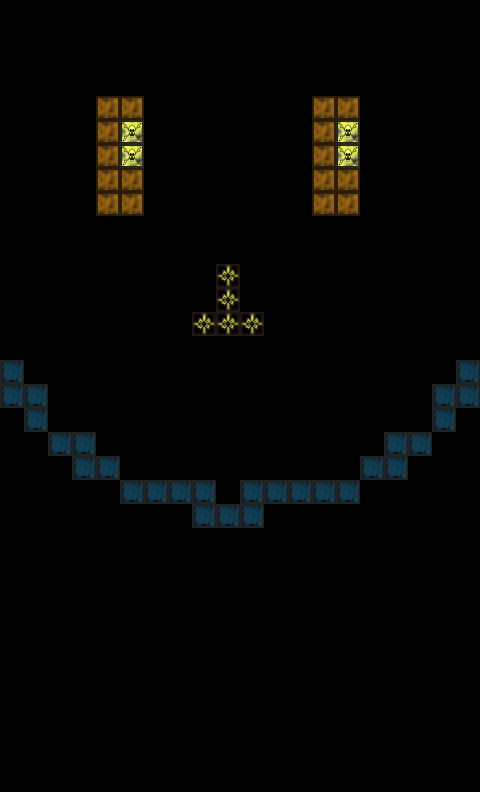

This is a level from a 2D game, rendered from its Tiled map with the project's own tilesets. A one-line summary and the map file follow, with tile-layer data summarised:
An orthogonal 20x33 tile map with 24x24 px tiles, 1 tile layer (Graphics) and 53 objects.

<map version="1.0" orientation="orthogonal" renderorder="right-down" width="20" height="33" tilewidth="24" tileheight="24" nextobjectid="182">
 <tileset firstgid="1" name="bricks" tilewidth="24" tileheight="24" tilecount="16" columns="16">
  <image source="../Bricks/new_basic/basic_bricks.png" width="384" height="24" />
 </tileset>
 <layer name="Graphics" width="20" height="33">
  <data>[660 cells, 53 non-empty, 4 distinct tile ids]</data>
 </layer>
 <objectgroup name="powerups">
  <object id="177" x="192" y="312" width="24" height="24" />
  <object id="178" x="216" y="312" width="24" height="24" />
  <object id="179" x="240" y="312" width="24" height="24" />
  <object id="180" x="216" y="288" width="24" height="24" />
  <object id="181" x="216" y="264" width="24" height="24" />
 </objectgroup>
 <objectgroup name="d5" />
 <objectgroup name="d4" />
 <objectgroup name="d3" />
 <objectgroup name="d2" />
 <objectgroup name="d1">
  <object id="122" x="0" y="360" width="24" height="24" />
  <object id="124" x="0" y="384" width="24" height="24" />
  <object id="125" x="24" y="384" width="24" height="24" />
  <object id="126" x="24" y="408" width="24" height="24" />
  <object id="127" x="48" y="432" width="24" height="24" />
  <object id="128" x="72" y="432" width="24" height="24" />
  <object id="129" x="72" y="456" width="24" height="24" />
  <object id="130" x="96" y="456" width="24" height="24" />
  <object id="131" x="120" y="480" width="24" height="24" />
  <object id="132" x="144" y="480" width="24" height="24" />
  <object id="133" x="168" y="480" width="24" height="24" />
  <object id="134" x="192" y="480" width="24" height="24" />
  <object id="135" x="192" y="504" width="24" height="24" />
  <object id="136" x="216" y="504" width="24" height="24" />
  <object id="137" x="240" y="504" width="24" height="24" />
  <object id="138" x="240" y="480" width="24" height="24" />
  <object id="139" x="264" y="480" width="24" height="24" />
  <object id="140" x="288" y="480" width="24" height="24" />
  <object id="141" x="312" y="480" width="24" height="24" />
  <object id="144" x="336" y="480" width="24" height="24" />
  <object id="145" x="360" y="456" width="24" height="24" />
  <object id="146" x="384" y="456" width="24" height="24" />
  <object id="147" x="384" y="432" width="24" height="24" />
  <object id="150" x="408" y="432" width="24" height="24" />
  <object id="151" x="432" y="408" width="24" height="24" />
  <object id="152" x="432" y="384" width="24" height="24" />
  <object id="153" x="456" y="384" width="24" height="24" />
  <object id="154" x="456" y="360" width="24" height="24" />
  <object id="155" x="120" y="96" width="24" height="24" />
  <object id="156" x="96" y="96" width="24" height="24" />
  <object id="157" x="96" y="120" width="24" height="24" />
  <object id="158" x="96" y="144" width="24" height="24" />
  <object id="159" x="96" y="168" width="24" height="24" />
  <object id="160" x="96" y="192" width="24" height="24" />
  <object id="161" x="120" y="168" width="24" height="24" />
  <object id="163" x="120" y="192" width="24" height="24" />
  <object id="164" x="336" y="96" width="24" height="24" />
  <object id="165" x="312" y="96" width="24" height="24" />
  <object id="166" x="312" y="120" width="24" height="24" />
  <object id="167" x="312" y="144" width="24" height="24" />
  <object id="168" x="312" y="168" width="24" height="24" />
  <object id="169" x="312" y="192" width="24" height="24" />
  <object id="171" x="336" y="192" width="24" height="24" />
  <object id="172" x="336" y="168" width="24" height="24" />
 </objectgroup>
 <objectgroup name="undestroyable wall" />
 <objectgroup name="slow_down" />
 <objectgroup name="speed_up" />
 <objectgroup name="half_wall" />
 <objectgroup name="ice_block" />
 <objectgroup name="TNT">
  <object id="173" x="120" y="120" width="24" height="24" />
  <object id="174" x="120" y="144" width="24" height="24" />
  <object id="175" x="336" y="120" width="24" height="24" />
  <object id="176" x="336" y="144" width="24" height="24" />
 </objectgroup>
 <objectgroup name="oops" />
</map>
